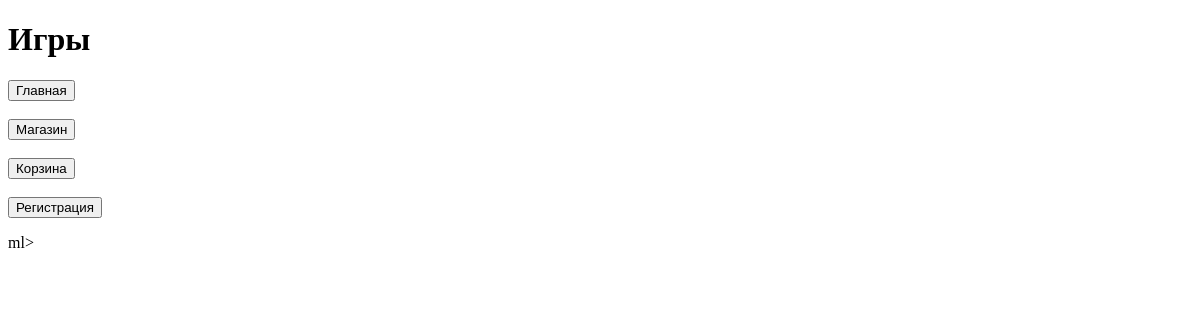
The app's page /catalog/, older data.
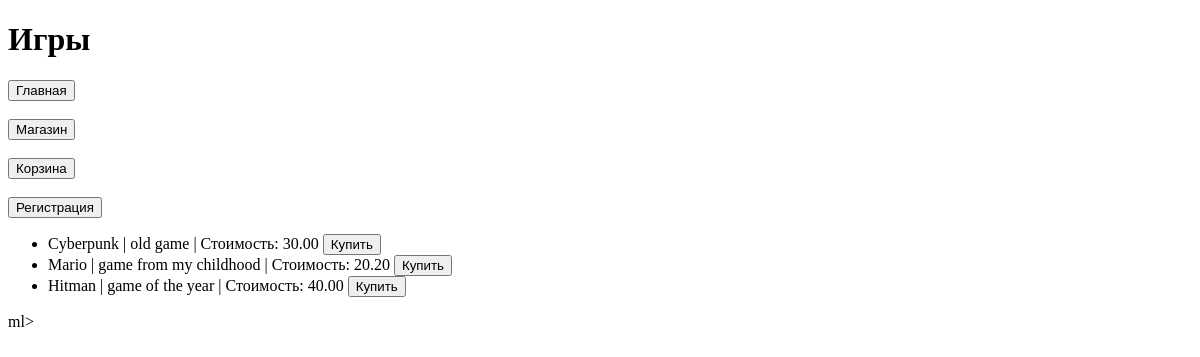
The same page, newer data.
### task1/models.py (models this page shows)
class Game(models.Model):
    title = models.CharField(max_length=50)
    cost = models.DecimalField(max_digits=7, decimal_places=2)
    size = models.DecimalField(max_digits=7, decimal_places=4)
    description = models.TextField()
    age_limited = models.BooleanField(default=False)
    buyer = models.ManyToManyField(Buyer, related_name='games')

### task1/views.py (the view)
# urls.py: path('catalog/', catalog),
def catalog(request):
    title = 'Игры'
    games = Game.objects.all()
    context = {
        'title': title,
        'games': games
    }
    return render(request, 'catalog.html', context)

### templates/catalog.html
{% extends "menu.html" %}
{% block pagename %}
    <h1>{{ title }}</h1>
{% endblock %}
{% block content %}
    <ul>
        {% for i in games%}
        <li>
            {{ i.title }} | {{ i.description }} | Стоимость: {{ i.cost }}
            <button>Купить</button>
        </li>
        {% endfor %}
    </ul>
{% endblock %}

### templates/menu.html (shortened to what this page needs)
{% load static %}
<!DOCTYPE html>
<html lang="en">
<head>
</head>
<body>
    {% block pagename %}
    {% endblock %}
    {% block menu %}
        <a href="http://127.0.0.1:8000/"><button>Главная</button></a><br/>
    <br/>
        <a href="http://127.0.0.1:8000/catalog/"><button>Магазин</button></a><br/>
    <br/>
        <a href="http://127.0.0.1:8000/cart/"><button>Корзина</button></a>
    <br/>
    <br/>
        <a href="http://127.0.0.1:8000/sign_up/"><button>Регистрация</button></a>
    {% endblock %}
    {% block content %}
    {% endblock %}
</body>
</html>ml>

Row changes from the older to the newer data that the page shows:
added Game: title "Cyberpunk", description "old game", cost "30.00"
added Game: title "Mario", description "game from my childhood", cost "20.20"
added Game: title "Hitman", description "game of the year", cost "40.00"
